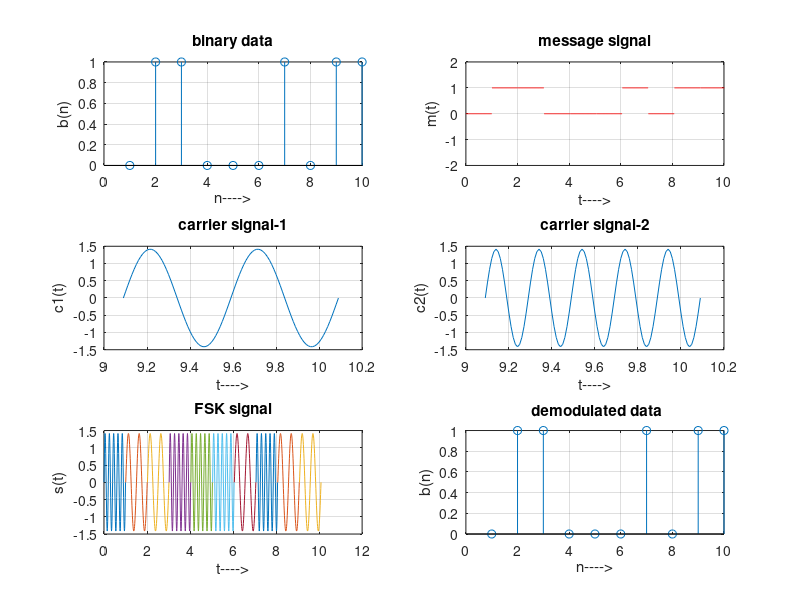

Recreate this plot in MATLAB.
% FSK Modulation 
clc; 
clear all; 
close all; 
%GENERATE CARRIER SIGNAL 
Tb=1; fc1=2;fc2=5; 
t=0:(Tb/100):Tb; 
c1=sqrt(2/Tb)*sin(2*pi*fc1*t); 
c2=sqrt(2/Tb)*sin(2*pi*fc2*t); 
%generate message signal 
N=10; 
m=rand(1,N); 
t1=0;t2=Tb 
for i=1:N 
t=[t1:(Tb/100):t2] 
if m(i)>0.5 
m(i)=1; 
m_s=ones(1,length(t)); 
invm_s=zeros(1,length(t)); 
else 
m(i)=0; 
m_s=zeros(1,length(t)); 
invm_s=ones(1,length(t)); 
end 
message(i,:)=m_s; 
%Multiplier 
fsk_sig1(i,:)=c1.*m_s; 
fsk_sig2(i,:)=c2.*invm_s; 
fsk=fsk_sig1+fsk_sig2; 
%plotting the message signal and the modulated signal 
subplot(3,2,2);axis([0 N -2 2]);plot(t,message(i,:),'r'); 
title('message signal');xlabel('t---->');ylabel('m(t)');grid on;hold on; 
subplot(3,2,5);plot(t,fsk(i,:)); 
title('FSK signal');xlabel('t---->');ylabel('s(t)');grid on;hold on; 
t1=t1+(Tb+.01); t2=t2+(Tb+.01); 
end 
hold off 
%Plotting binary data bits and carrier signal 
subplot(3,2,1);stem(m); 
title('binary data');xlabel('n---->'); ylabel('b(n)');grid on; 
subplot(3,2,3);plot(t,c1); 
title('carrier signal-1');xlabel('t---->');ylabel('c1(t)');grid on; 
subplot(3,2,4);plot(t,c2); 
title('carrier signal-2');xlabel('t---->');ylabel('c2(t)');grid on;

% FSK Demodulation 
t1=0;t2=Tb 
for i=1:N 
t=[t1:(Tb/100):t2] 
%correlator 
x1=sum(c1.*fsk_sig1(i,:)); 
x2=sum(c2.*fsk_sig2(i,:)); 
x=x1-x2; 
%decision device 
if x>0 
demod(i)=1; 
else 
demod(i)=0; 
end 
t1=t1+(Tb+.01); 
t2=t2+(Tb+.01); 
end 
%Plotting the demodulated data bits 
subplot(3,2,6);stem(demod); 
title(' demodulated data');xlabel('n---->');ylabel('b(n)'); grid on; 
